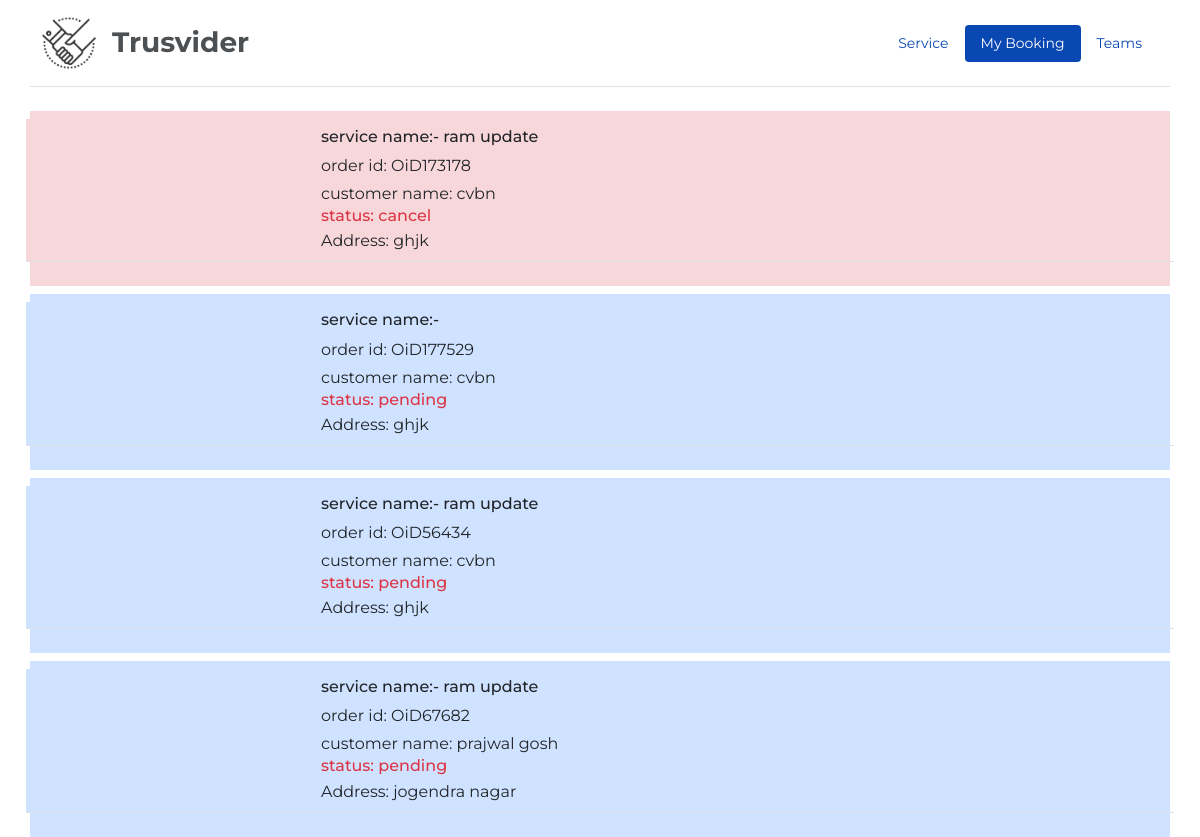
The page /client/book.php (signed in) on the database its author committed.
### tables this page shows
CREATE TABLE `ordertable` (
  `oid` varchar(30) NOT NULL,
  `uid` varchar(30) NOT NULL,
  `sid` varchar(30) NOT NULL,
  `name` varchar(39) NOT NULL,
  `address` varchar(30) NOT NULL,
  `phone` varchar(11) NOT NULL,
  `phone2` varchar(11) NOT NULL,
  `email` varchar(30) NOT NULL,
  `pin` int(11) NOT NULL,
  `dates` varchar(30) NOT NULL,
  `payment_type` varchar(30) NOT NULL,
  `status` varchar(20) NOT NULL,
  `engg` varchar(50) DEFAULT NULL
);

CREATE TABLE `servicetable` (
  `sid` varchar(20) NOT NULL,
  `servicepart` varchar(30) DEFAULT NULL,
  `servicename` varchar(30) DEFAULT NULL,
  `price` varchar(20) DEFAULT NULL,
  `img` varchar(100) DEFAULT NULL
);

### client/book.php (the view, shortened to what this page needs)
<?php
$uiid=$_SESSION["uid"];
$connection=mysqli_connect("localhost","root","","bussiness");
$query="select * from ordertable where uid='$uiid'";
$result=mysqli_query($connection,$query);
if($result){
    $num=mysqli_num_rows($result);
}
?>
<!DOCTYPE html>
<html lang="en">
<head>
    <link href="bootstrap/css/bootstrap.css" rel="stylesheet">
    <link href="bootstrap/bootstrap-icons/bootstrap-icons.css" rel="stylesheet">
</head>
<body>
    <header class="container d-flex flex-wrap justify-content-center gap-3 py-3 mb-4 border-bottom">
        <a href="#" class="d-flex align-items-center me-md-auto text-dark text-decoration-none" style="opacity: 0.8;">
            <img src="assets/img/logo.png" style="width: 54px;" class="img-fluid me-3" alt="Logo">
            <h3 class="fw-bold m-0">
                Trusvider
            </h3>
        </a>
        <ul class="nav nav-pills small align-items-center">
            <li class="nav-item"><a href="ss.php" class="nav-link ">Service</a></li>
            <li class="nav-item"><a href="#" class="nav-link active ">My Booking</a></li>
            <li class="nav-item"><a href="#" class="nav-link">Teams</a></li>
        </ul>
    </header>
    <?php
          if($num>0){
            $bk="";
            $tk="";
            while($row=mysqli_fetch_assoc($result)){
                if($row["status"]=="pending"){
                    $bk="alert-primary";
                    $tk="text-danger";
                }
                elseif($row["status"]=="active"){
                 $bk="alert-warning";
                 $tk="text-primary";
                }
                elseif($row["status"]=="cancel"){
                 $bk="alert-danger";
                 $tk="text-danger";
                }
                else{
                 $bk="alert-success";
                 $tk="text-primary";
                }
                 $quary="select * from servicetable where sid='$row[sid]'";
                 $resoli=mysqli_query($connection,$quary);
                 $fed=mysqli_fetch_assoc($resoli);
                    echo " <div class='container mt-2 p-2 $bk'>
                    <a href='ck_details.php?od=$row[oid]' style='text-decoration: none;'>
                    <div class='row border-bottom mb-3'>
                            <div class='col-3 $bk'>
                                <img src='..\\images\\$fed[img]' class='img-fluid' alt=''>
                            </div>
                            <div class='col-md-9 p-2 col-sm-10 col  text-dark '>
                                <h6>service name:- $fed[servicename]</h6>
                                <p class='mb-1'>order id: $row[oid]</p>
                                <p class='m-0'>customer name: $row[name]</p>
                                <h6 class='mb-1 $tk'>status: $row[status]</h6>
                                <p class='m-0'>Address: $row[address]</p>
                            </div>
                        </div>
                        </a>
                </div>";
                }
            }
          else{
              echo "
                <h3 class=\"text-center text-primary\">No booking </h3>
              ";
          }
    ?>
</body>
</html>

### rows shown on the page
ordertable: servicetable.servicename "ram update", oid "OiD173178", name "cvbn", status "cancel", address "ghjk"
ordertable: oid "OiD177529", name "cvbn", status "pending", address "ghjk"
ordertable: servicetable.servicename "ram update", oid "OiD56434", name "cvbn", status "pending", address "ghjk"
ordertable: servicetable.servicename "ram update", oid "OiD67682", name "prajwal gosh", status "pending", address "jogendra nagar"
